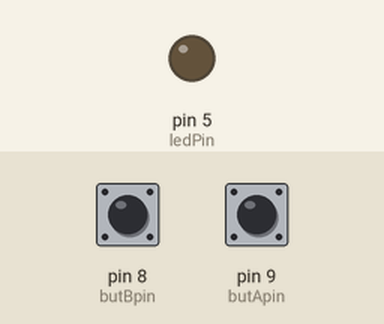
This sketch was run on a simulated Arduino Uno, built with avr-gcc and run on an emulated ATmega328P. On the bench: output pins drawn as LEDs (lit = HIGH). Inputs (shaded band) come from the test bench; at power-on: pin 9 (butApin) HIGH, pin 8 (butBpin) HIGH.

Above: at 1.2 s.
1.3 s: pin 9 (butApin) pulled LOW for 0.15 s
At 2.2 s:
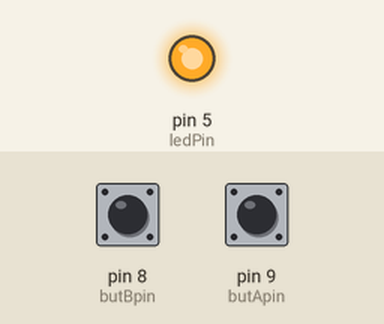
2.9 s: pin 8 (butBpin) pulled LOW for 0.15 s
At 3.5 s:
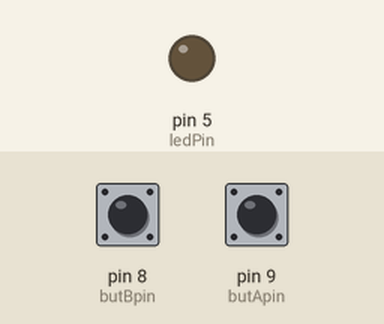
4.5 s: pin 9 (butApin) pulled LOW for 1 s
At 5.9 s:
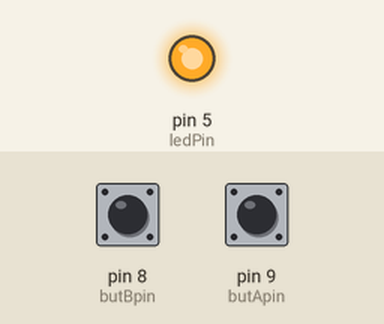
7.0 s: pin 8 (butBpin) driven LOW and pin 9 (butApin) driven LOW
At 8.0 s:
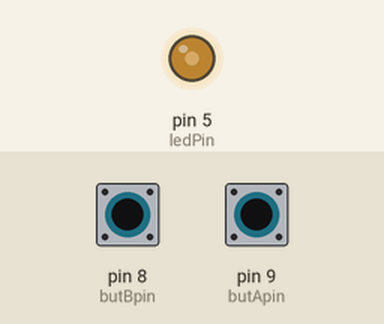
8.5 s: pin 8 (butBpin) driven HIGH
At 9.9 s:
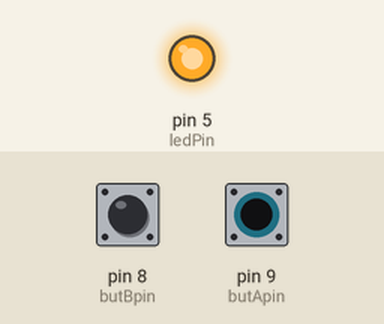
Timing chart, 0 to 11.0 s (numbered marks = the images above; inputs shaded):
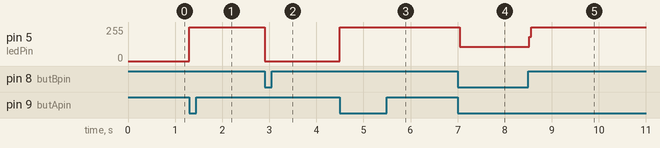

The sketch:

Button2.ino
```cpp
int ledPin=5;
int butApin=9;
int butBpin=8;

void setup(){
  pinMode(ledPin,OUTPUT);
  pinMode(butApin,INPUT_PULLUP);
  pinMode(butBpin,INPUT_PULLUP);
}
void loop(){
  if(digitalRead(butApin)==LOW){
    digitalWrite(ledPin,HIGH);
  }
  if(digitalRead(butBpin)==LOW){
    digitalWrite(ledPin,LOW);
  }
}
```

Measured:
- after the input at 1.3 s, pin 5 (ledPin): 0/255 → 255/255 at once
- after the input at 2.9 s, pin 5 (ledPin): 255/255 → 0/255 at once
- after the input at 4.5 s, pin 5 (ledPin): 0/255 → 255/255 at once
- after the input at 7.0 s, pin 5 (ledPin): 255/255 → 108/255 at once
- after the input at 8.5 s, pin 5 (ledPin): 108/255 → 255/255 at once
